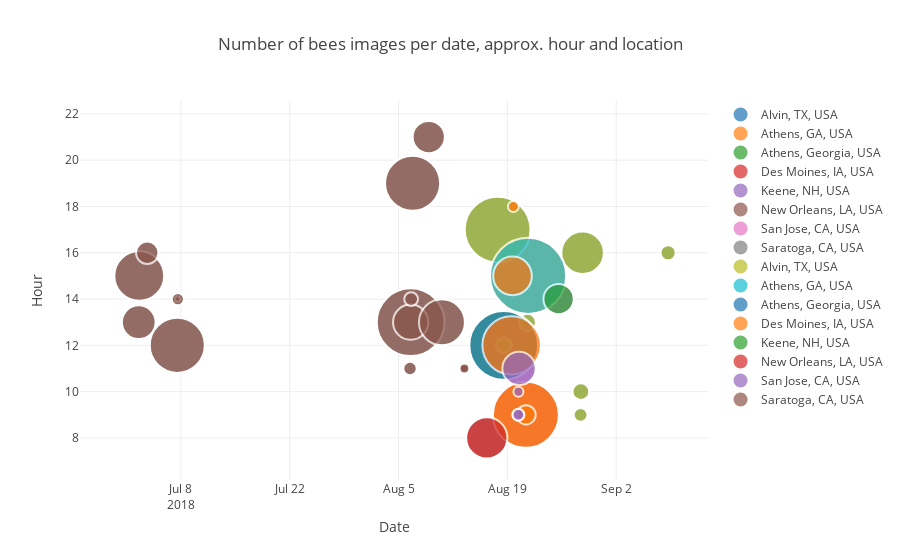

Here is the notebook cell this chart was saved with:
### Code cell
for location in locations:
    dfL = df[df['location']==location]
    trace = go.Scatter(
        x = dfL['date_time'],y = dfL['hour'],
        name=location,
        marker=dict(
            symbol='circle',
            sizemode='area',
            sizeref=0.2,
            size=dfL['Images'],
            line=dict(
                width=2
            ),),
        mode = "markers",
        text=dfL['hover_text'],
    )
    data.append(trace)
    
layout = dict(title = 'Number of bees images per date, approx. hour and location',
          xaxis = dict(title = 'Date', showticklabels=True), 
          yaxis = dict(title = 'Hour'),
          hovermode = 'closest'
         )
fig = dict(data = data, layout = layout)

iplot(fig, filename='images-date_time')

### Figure 1 — Plotly figure (JSON) as saved in the notebook; plotly's stock layout.template omitted (floating-point values rounded to 4 significant figures)
{"data": [{"marker": {"line": {"width": 2}, "size": [433, 24, 29, 19, 28, 181, 23], "sizemode": "area", "sizeref": 0.2, "symbol": "circle"}, "mode": "markers", "name": "Alvin, TX, USA", "text": ["Date/time: 2018-08-17 17:50:00<br>Hour: 17<br>Location: Alvin, TX, USA<br>Images: 433", "Date/time: 2018-08-18 12:36:00<br>Hour: 12<br>Location: Alvin, TX, USA<br>Images: 24", "Date/time: 2018-08-21 13:49:00<br>Hour: 13<br>Location: Alvin, TX, USA<br>Images: 29", "Date/time: 2018-08-28 09:54:00<br>Hour: 9<br>Location: Alvin, TX, USA<br>Images: 19", "Date/time: 2018-08-28 10:53:00<br>Hour: 10<br>Location: Alvin, TX, USA<br>Images: 28", "Date/time: 2018-08-28 16:07:00<br>Hour: 16<br>Location: Alvin, TX, USA<br>Images: 181", "Date/time: 2018-09-08 16:08:00<br>Hour: 16<br>Location: Alvin, TX, USA<br>Images: 23"], "type": "scatter", "uid": "d99e27b6-de32-11e8-ab4d-000d3a6173df", "x": ["2018-08-17 17:50:00", "2018-08-18 12:36:00", "2018-08-21 13:49:00", "2018-08-28 09:54:00", "2018-08-28 10:53:00", "2018-08-28 16:07:00", "2018-09-08 16:08:00"], "y": [17, 12, 13, 9, 10, 16, 16]}, {"marker": {"line": {"width": 2}, "size": [579], "sizemode": "area", "sizeref": 0.2, "symbol": "circle"}, "mode": "markers", "name": "Athens, GA, USA", "text": ["Date/time: 2018-08-21 15:56:00<br>Hour: 15<br>Location: Athens, GA, USA<br>Images: 579"], "type": "scatter", "uid": "d99e27b7-de32-11e8-b746-000d3a6173df", "x": ["2018-08-21 15:56:00"], "y": [15]}, {"marker": {"line": {"width": 2}, "size": [472], "sizemode": "area", "sizeref": 0.2, "symbol": "circle"}, "mode": "markers", "name": "Athens, Georgia, USA", "text": ["Date/time: 2018-08-18 12:30:00<br>Hour: 12<br>Location: Athens, Georgia, USA<br>Images: 472"], "type": "scatter", "uid": "d99e4ec6-de32-11e8-8622-000d3a6173df", "x": ["2018-08-18 12:30:00"], "y": [12]}, {"marker": {"line": {"width": 2}, "size": [340, 149, 12, 435, 37], "sizemode": "area", "sizeref": 0.2, "symbol": "circle"}, "mode": "markers", "name": "Des Moines, IA, USA", "text": ["Date/time: 2018-08-19 12:46:00<br>Hour: 12<br>Location: Des Moines, IA, USA<br>Images: 340", "Date/time: 2018-08-19 15:46:00<br>Hour: 15<br>Location: Des Moines, IA, USA<br>Images: 149", "Date/time: 2018-08-19 18:30:00<br>Hour: 18<br>Location: Des Moines, IA, USA<br>Images: 12", "Date/time: 2018-08-21 09:00:00<br>Hour: 9<br>Location: Des Moines, IA, USA<br>Images: 435", "Date/time: 2018-08-21 09:30:00<br>Hour: 9<br>Location: Des Moines, IA, USA<br>Images: 37"], "type": "scatter", "uid": "d99e4ec7-de32-11e8-b31f-000d3a6173df", "x": ["2018-08-19 12:46:00", "2018-08-19 15:46:00", "2018-08-19 18:30:00", "2018-08-21 09:00:00", "2018-08-21 09:30:00"], "y": [12, 15, 18, 9, 9]}, {"marker": {"line": {"width": 2}, "size": [92], "sizemode": "area", "sizeref": 0.2, "symbol": "circle"}, "mode": "markers", "name": "Keene, NH, USA", "text": ["Date/time: 2018-08-25 14:00:00<br>Hour: 14<br>Location: Keene, NH, USA<br>Images: 92"], "type": "scatter", "uid": "d99e4ec8-de32-11e8-92ff-000d3a6173df", "x": ["2018-08-25 14:00:00"], "y": [14]}, {"marker": {"line": {"width": 2}, "size": [170], "sizemode": "area", "sizeref": 0.2, "symbol": "circle"}, "mode": "markers", "name": "New Orleans, LA, USA", "text": ["Date/time: 2018-08-16 08:20:00<br>Hour: 8<br>Location: New Orleans, LA, USA<br>Images: 170"], "type": "scatter", "uid": "d99e4ec9-de32-11e8-a9d5-000d3a6173df", "x": ["2018-08-16 08:20:00"], "y": [8]}, {"marker": {"line": {"width": 2}, "size": [15, 13, 10, 111], "sizemode": "area", "sizeref": 0.2, "symbol": "circle"}, "mode": "markers", "name": "San Jose, CA, USA", "text": ["Date/time: 2018-08-20 09:47:00<br>Hour: 9<br>Location: San Jose, CA, USA<br>Images: 15", "Date/time: 2018-08-20 09:53:00<br>Hour: 9<br>Location: San Jose, CA, USA<br>Images: 13", "Date/time: 2018-08-20 10:03:00<br>Hour: 10<br>Location: San Jose, CA, USA<br>Images: 10", "Date/time: 2018-08-20 11:55:00<br>Hour: 11<br>Location: San Jose, CA, USA<br>Images: 111"], "type": "scatter", "uid": "d99e4eca-de32-11e8-9537-000d3a6173df", "x": ["2018-08-20 09:47:00", "2018-08-20 09:53:00", "2018-08-20 10:03:00", "2018-08-20 11:55:00"], "y": [9, 9, 10, 11]}, {"marker": {"line": {"width": 2}, "size": [114, 248, 50, 303, 3, 15, 18, 460, 124, 19, 303, 104, 211, 11, 7, 10], "sizemode": "area", "sizeref": 0.2, "symbol": "circle"}, "mode": "markers", "name": "Saratoga, CA, USA", "text": ["Date/time: 2018-07-02 13:57:00<br>Hour: 13<br>Location: Saratoga, CA, USA<br>Images: 114", "Date/time: 2018-07-02 15:30:00<br>Hour: 15<br>Location: Saratoga, CA, USA<br>Images: 248", "Date/time: 2018-07-03 16:10:00<br>Hour: 16<br>Location: Saratoga, CA, USA<br>Images: 50", "Date/time: 2018-07-07 12:56:00<br>Hour: 12<br>Location: Saratoga, CA, USA<br>Images: 303", "Date/time: 2018-07-07 14:00:00<br>Hour: 14<br>Location: Saratoga, CA, USA<br>Images: 3", "Date/time: 2018-07-07 14:35:00<br>Hour: 14<br>Location: Saratoga, CA, USA<br>Images: 15", "Date/time: 2018-08-06 11:25:00<br>Hour: 11<br>Location: Saratoga, CA, USA<br>Images: 18", "Date/time: 2018-08-06 13:19:00<br>Hour: 13<br>Location: Saratoga, CA, USA<br>Images: 460", "Date/time: 2018-08-06 13:21:00<br>Hour: 13<br>Location: Saratoga, CA, USA<br>Images: 124", "Date/time: 2018-08-06 14:48:00<br>Hour: 14<br>Location: Saratoga, CA, USA<br>Images: 19", "Date/time: 2018-08-06 19:19:00<br>Hour: 19<br>Location: Saratoga, CA, USA<br>Images: 303", "Date/time: 2018-08-08 21:13:00<br>Hour: 21<br>Location: Saratoga, CA, USA<br>Images: 104", "Date/time: 2018-08-10 13:54:00<br>Hour: 13<br>Location: Saratoga, CA, USA<br>Images: 211", "Date/time: 2018-08-13 11:00:00<br>Hour: 11<br>Location: Saratoga, CA, USA<br>Images: 11", "Date/time: 2018-08-13 11:11:00<br>Hour: 11<br>Location: Saratoga, CA, USA<br>Images: 7", "Date/time: 2018-08-13 11:20:00<br>Hour: 11<br>Location: Saratoga, CA, USA<br>Images: 10"], "type": "scatter", "uid": "d99e4ecb-de32-11e8-8cc5-000d3a6173df", "x": ["2018-07-02 13:57:00", "2018-07-02 15:30:00", "2018-07-03 16:10:00", "2018-07-07 12:56:00", "2018-07-07 14:00:00", "2018-07-07 14:35:00", "2018-08-06 11:25:00", "2018-08-06 13:19:00", "2018-08-06 13:21:00", "2018-08-06 14:48:00", "2018-08-06 19:19:00", "2018-08-08 21:13:00", "2018-08-10 13:54:00", "2018-08-13 11:00:00", "2018-08-13 11:11:00", "2018-08-13 11:20:00"], "y": [13, 15, 16, 12, 14, 14, 11, 13, 13, 14, 19, 21, 13, 11, 11, 11]}, {"marker": {"line": {"width": 2}, "size": [433, 24, 29, 19, 28, 181, 23], "sizemode": "area", "sizeref": 0.2, "symbol": "circle"}, "mode": "markers", "name": "Alvin, TX, USA", "text": ["Date/time: 2018-08-17 17:50:00<br>Hour: 17<br>Location: Alvin, TX, USA<br>Images: 433", "Date/time: 2018-08-18 12:36:00<br>Hour: 12<br>Location: Alvin, TX, USA<br>Images: 24", "Date/time: 2018-08-21 13:49:00<br>Hour: 13<br>Location: Alvin, TX, USA<br>Images: 29", "Date/time: 2018-08-28 09:54:00<br>Hour: 9<br>Location: Alvin, TX, USA<br>Images: 19", "Date/time: 2018-08-28 10:53:00<br>Hour: 10<br>Location: Alvin, TX, USA<br>Images: 28", "Date/time: 2018-08-28 16:07:00<br>Hour: 16<br>Location: Alvin, TX, USA<br>Images: 181", "Date/time: 2018-09-08 16:08:00<br>Hour: 16<br>Location: Alvin, TX, USA<br>Images: 23"], "type": "scatter", "uid": "d99e4ecc-de32-11e8-a7ce-000d3a6173df", "x": ["2018-08-17 17:50:00", "2018-08-18 12:36:00", "2018-08-21 13:49:00", "2018-08-28 09:54:00", "2018-08-28 10:53:00", "2018-08-28 16:07:00", "2018-09-08 16:08:00"], "y": [17, 12, 13, 9, 10, 16, 16]}, {"marker": {"line": {"width": 2}, "size": [579], "sizemode": "area", "sizeref": 0.2, "symbol": "circle"}, "mode": "markers", "name": "Athens, GA, USA", "text": ["Date/time: 2018-08-21 15:56:00<br>Hour: 15<br>Location: Athens, GA, USA<br>Images: 579"], "type": "scatter", "uid": "d99e4ecd-de32-11e8-9cbf-000d3a6173df", "x": ["2018-08-21 15:56:00"], "y": [15]}, {"marker": {"line": {"width": 2}, "size": [472], "sizemode": "area", "sizeref": 0.2, "symbol": "circle"}, "mode": "markers", "name": "Athens, Georgia, USA", "text": ["Date/time: 2018-08-18 12:30:00<br>Hour: 12<br>Location: Athens, Georgia, USA<br>Images: 472"], "type": "scatter", "uid": "d99e4ece-de32-11e8-842d-000d3a6173df", "x": ["2018-08-18 12:30:00"], "y": [12]}, {"marker": {"line": {"width": 2}, "size": [340, 149, 12, 435, 37], "sizemode": "area", "sizeref": 0.2, "symbol": "circle"}, "mode": "markers", "name": "Des Moines, IA, USA", "text": ["Date/time: 2018-08-19 12:46:00<br>Hour: 12<br>Location: Des Moines, IA, USA<br>Images: 340", "Date/time: 2018-08-19 15:46:00<br>Hour: 15<br>Location: Des Moines, IA, USA<br>Images: 149", "Date/time: 2018-08-19 18:30:00<br>Hour: 18<br>Location: Des Moines, IA, USA<br>Images: 12", "Date/time: 2018-08-21 09:00:00<br>Hour: 9<br>Location: Des Moines, IA, USA<br>Images: 435", "Date/time: 2018-08-21 09:30:00<br>Hour: 9<br>Location: Des Moines, IA, USA<br>Images: 37"], "type": "scatter", "uid": "d99e4ecf-de32-11e8-84b4-000d3a6173df", "x": ["2018-08-19 12:46:00", "2018-08-19 15:46:00", "2018-08-19 18:30:00", "2018-08-21 09:00:00", "2018-08-21 09:30:00"], "y": [12, 15, 18, 9, 9]}, {"marker": {"line": {"width": 2}, "size": [92], "sizemode": "area", "sizeref": 0.2, "symbol": "circle"}, "mode": "markers", "name": "Keene, NH, USA", "text": ["Date/time: 2018-08-25 14:00:00<br>Hour: 14<br>Location: Keene, NH, USA<br>Images: 92"], "type": "scatter", "uid": "d99e4ed0-de32-11e8-b03d-000d3a6173df", "x": ["2018-08-25 14:00:00"], "y": [14]}, {"marker": {"line": {"width": 2}, "size": [170], "sizemode": "area", "sizeref": 0.2, "symbol": "circle"}, "mode": "markers", "name": "New Orleans, LA, USA", "text": ["Date/time: 2018-08-16 08:20:00<br>Hour: 8<br>Location: New Orleans, LA, USA<br>Images: 170"], "type": "scatter", "uid": "d99e4ed1-de32-11e8-a927-000d3a6173df", "x": ["2018-08-16 08:20:00"], "y": [8]}, {"marker": {"line": {"width": 2}, "size": [15, 13, 10, 111], "sizemode": "area", "sizeref": 0.2, "symbol": "circle"}, "mode": "markers", "name": "San Jose, CA, USA", "text": ["Date/time: 2018-08-20 09:47:00<br>Hour: 9<br>Location: San Jose, CA, USA<br>Images: 15", "Date/time: 2018-08-20 09:53:00<br>Hour: 9<br>Location: San Jose, CA, USA<br>Images: 13", "Date/time: 2018-08-20 10:03:00<br>Hour: 10<br>Location: San Jose, CA, USA<br>Images: 10", "Date/time: 2018-08-20 11:55:00<br>Hour: 11<br>Location: San Jose, CA, USA<br>Images: 111"], "type": "scatter", "uid": "d99e4ed2-de32-11e8-9cdd-000d3a6173df", "x": ["2018-08-20 09:47:00", "2018-08-20 09:53:00", "2018-08-20 10:03:00", "2018-08-20 11:55:00"], "y": [9, 9, 10, 11]}, {"marker": {"line": {"width": 2}, "size": [114, 248, 50, 303, 3, 15, 18, 460, 124, 19, 303, 104, 211, 11, 7, 10], "sizemode": "area", "sizeref": 0.2, "symbol": "circle"}, "mode": "markers", "name": "Saratoga, CA, USA", "text": ["Date/time: 2018-07-02 13:57:00<br>Hour: 13<br>Location: Saratoga, CA, USA<br>Images: 114", "Date/time: 2018-07-02 15:30:00<br>Hour: 15<br>Location: Saratoga, CA, USA<br>Images: 248", "Date/time: 2018-07-03 16:10:00<br>Hour: 16<br>Location: Saratoga, CA, USA<br>Images: 50", "Date/time: 2018-07-07 12:56:00<br>Hour: 12<br>Location: Saratoga, CA, USA<br>Images: 303", "Date/time: 2018-07-07 14:00:00<br>Hour: 14<br>Location: Saratoga, CA, USA<br>Images: 3", "Date/time: 2018-07-07 14:35:00<br>Hour: 14<br>Location: Saratoga, CA, USA<br>Images: 15", "Date/time: 2018-08-06 11:25:00<br>Hour: 11<br>Location: Saratoga, CA, USA<br>Images: 18", "Date/time: 2018-08-06 13:19:00<br>Hour: 13<br>Location: Saratoga, CA, USA<br>Images: 460", "Date/time: 2018-08-06 13:21:00<br>Hour: 13<br>Location: Saratoga, CA, USA<br>Images: 124", "Date/time: 2018-08-06 14:48:00<br>Hour: 14<br>Location: Saratoga, CA, USA<br>Images: 19", "Date/time: 2018-08-06 19:19:00<br>Hour: 19<br>Location: Saratoga, CA, USA<br>Images: 303", "Date/time: 2018-08-08 21:13:00<br>Hour: 21<br>Location: Saratoga, CA, USA<br>Images: 104", "Date/time: 2018-08-10 13:54:00<br>Hour: 13<br>Location: Saratoga, CA, USA<br>Images: 211", "Date/time: 2018-08-13 11:00:00<br>Hour: 11<br>Location: Saratoga, CA, USA<br>Images: 11", "Date/time: 2018-08-13 11:11:00<br>Hour: 11<br>Location: Saratoga, CA, USA<br>Images: 7", "Date/time: 2018-08-13 11:20:00<br>Hour: 11<br>Location: Saratoga, CA, USA<br>Images: 10"], "type": "scatter", "uid": "d99e4ed3-de32-11e8-a17b-000d3a6173df", "x": ["2018-07-02 13:57:00", "2018-07-02 15:30:00", "2018-07-03 16:10:00", "2018-07-07 12:56:00", "2018-07-07 14:00:00", "2018-07-07 14:35:00", "2018-08-06 11:25:00", "2018-08-06 13:19:00", "2018-08-06 13:21:00", "2018-08-06 14:48:00", "2018-08-06 19:19:00", "2018-08-08 21:13:00", "2018-08-10 13:54:00", "2018-08-13 11:00:00", "2018-08-13 11:11:00", "2018-08-13 11:20:00"], "y": [13, 15, 16, 12, 14, 14, 11, 13, 13, 14, 19, 21, 13, 11, 11, 11]}], "layout": {"hovermode": "closest", "title": "Number of bees images per date, approx. hour and location", "xaxis": {"showticklabels": true, "title": "Date"}, "yaxis": {"title": "Hour"}}}
